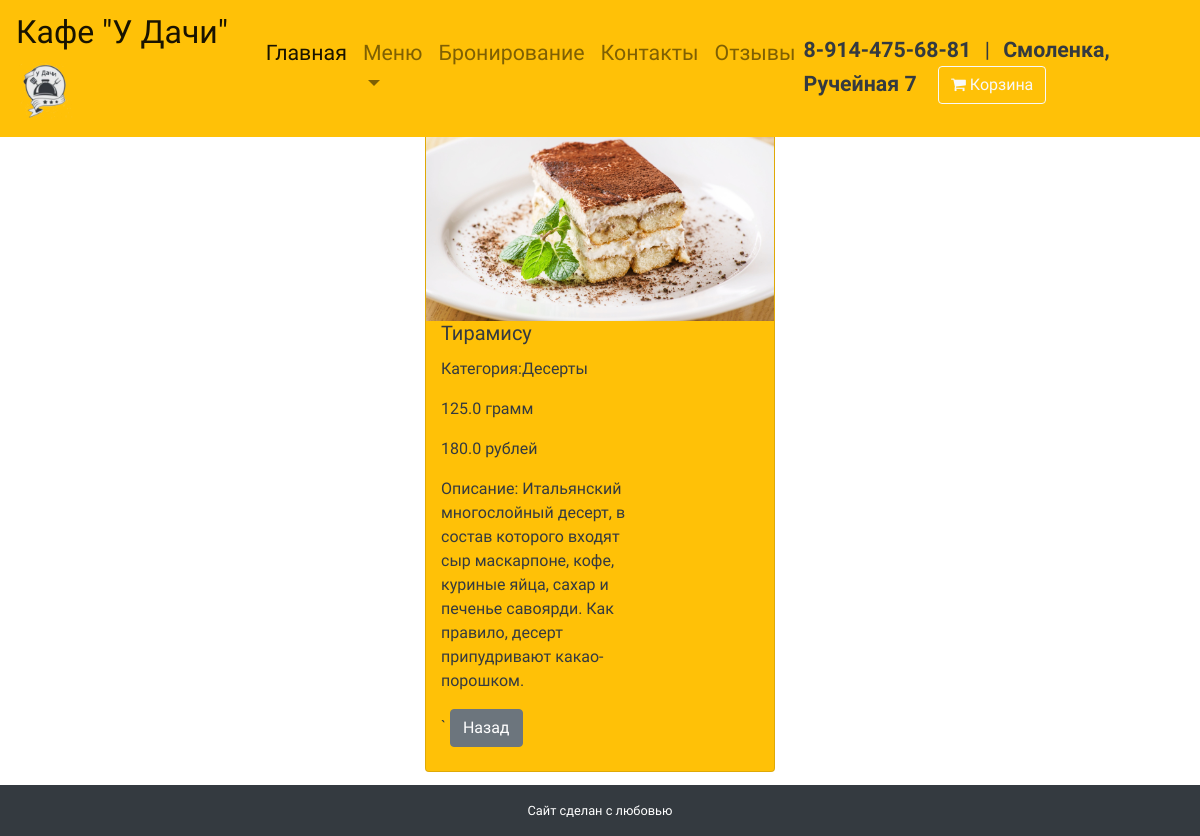
/bludaveiw/6/, run on the app's committed database.
### udachi/models.py (models this page shows, shortened)
class Bluda(models.Model):
    class Meta:
        verbose_name = 'Блюдо'
        verbose_name_plural = 'Блюда'
    nazvanie = models.CharField(verbose_name='Название', max_length=255, null=False, blank=False)
    opisanie = models.TextField('Описание', null=True, blank=True)
    cena = models.FloatField('Цена', default=0)
    gramovka = models.FloatField('Граммовка', default=0)
    prevyu = models.ImageField('Превью', null=False, blank=False)
    tip_bluda = models.ForeignKey(TipBluda, verbose_name='Тип блюда', on_delete=models.SET_NULL, null=True)
    ne_pokazivat = models.BooleanField('Не показывать блюдо', default=False)
    kolvo_dobavlenia_v_korzinu = models.IntegerField('Кол-во раз добавили в корзину', default=0)

class TipBluda(models.Model):
    class Meta:
        verbose_name = 'Тип блюда'
        verbose_name_plural = 'Типы блюда'
    nazvanie = models.CharField(verbose_name='Название', max_length=255, null=False, blank=False)
    def __str__(self):
        return self.nazvanie

### udachi/views.py (the view)
# urls.py: path('bludaveiw/<pk>/', NewsDetailView.as_view(), name='detail_view'),
class NewsDetailView(DetailView):
    model = Bluda
    template_name = 'udachi/detail_view.html'
    context_object_name = 'bluda'

### udachi/cart.py (called while the page is built)
    def __len__(self):
        return sum(item['quantity'] for item in self.cart.values())

### udachi/context_processors.py (called while the page is built)
def cart(request):
    return {'cart': Cart(request)}

### udachi/templates/udachi/detail_view.html (shortened to what this page needs)
{% extends 'udachi/base.html' %}
{% load thumbnail %}
{% load static %}
{% block Content %}
    <br>
    <br><br>
    <div class="container py-5">
        <div class="row justify-content-center">
            <div class="col-12 col-md-6 col-lg-4 col-xl-4">
                <div class="card text-dark bg-warning mb-3" style="max-width: 23rem;">
                    {% if bluda.prevyu %}
                        {% thumbnail bluda.prevyu 350x350 as image %}
                        <img class="card-img-top" src="/{{ image }}">
                    {% else %}
                        <img class="card-img-top img-fluid" src="{% static 'udachi/logo.png' %}">
                    {% endif %}
                    <div class="col-md-8">
                        <h5 class="card-title">{{ bluda.nazvanie }}</h5>
                        <p> Категория:{{ bluda.tip_bluda }} </p>
                        <p>{{ bluda.gramovka }} грамм</p>
                        <p class="price"> {{ bluda.cena }} рублей </p>
                        <p class="card-text">Описание: {{ bluda.opisanie }} </p>
                        `
                        <a href="{% url "home" %}" class="btn btn-secondary">Назад</a>
                    </div>
                    <br>
                </div>
            </div>
            <br>
        </div>
    </div>
{% endblock %}

### udachi/static/udachi/style.css (style rules this page uses)
body { font-family: 'Balsamiq Sans', cursive; }
.card-img-top { height: 200px; }

### data on the page
Bluda: prevyu (picture), nazvanie "Тирамису", tip_bluda "Десерты", gramovka "125.0", cena "180.0", opisanie "Итальянский многослойный десерт, в состав которого входят сыр маскарпоне, кофе, куриные яйца, сахар и печенье савоярди. Как правило, десерт припудривают какао-порошком."
